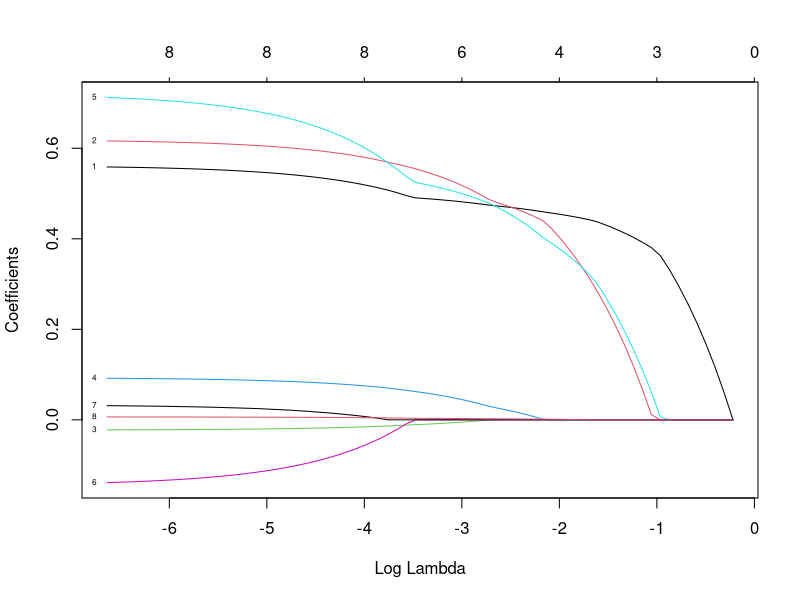
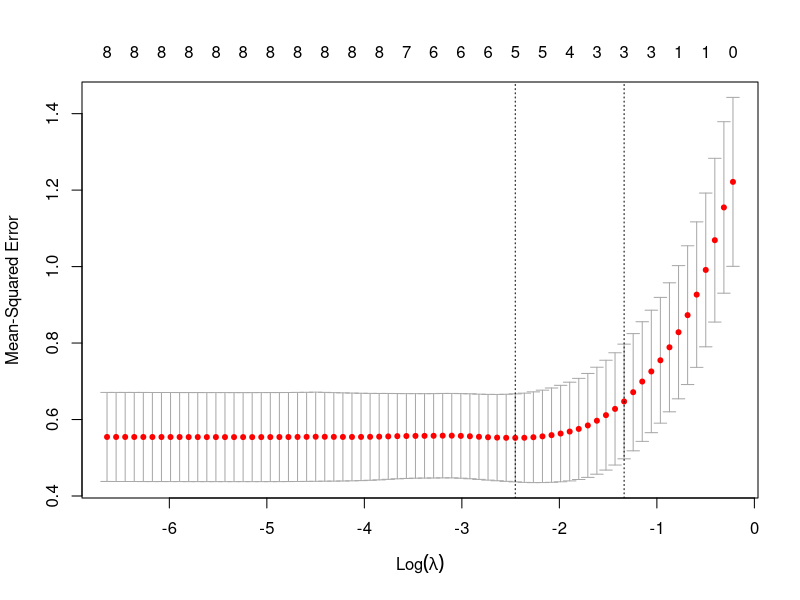

The R source for these figures, in order:
## LAB3

setwd("~../Labs/lab3_stat406/")
dat <- read.table("prostate_mod-2.data", header = TRUE)
library(glmnet)

y <- as.vector(dat$lpsa)
xm <- as.matrix(dat[, -9])

mdl <- glmnet(x=xm, y=y, alpha=1)
plot(mdl, xvar="lambda", label = TRUE)


set.seed(800)
tmp <- cv.glmnet(x=xm, y=y, nfolds = 5, alpha = 1)
tmp$lambda.min

lmbd <- 0.1036847

tmp2 <- glmnet(x=xm, y=y, alpha=1, lambda=lmbd)
coef(tmp2)

X = scale(xm, center = TRUE)
U = svd(X)
D = (U$d)^2
edf=D/(exp(-1.2)+D)
edf = sum(edf)
edf

plot(tmp)
